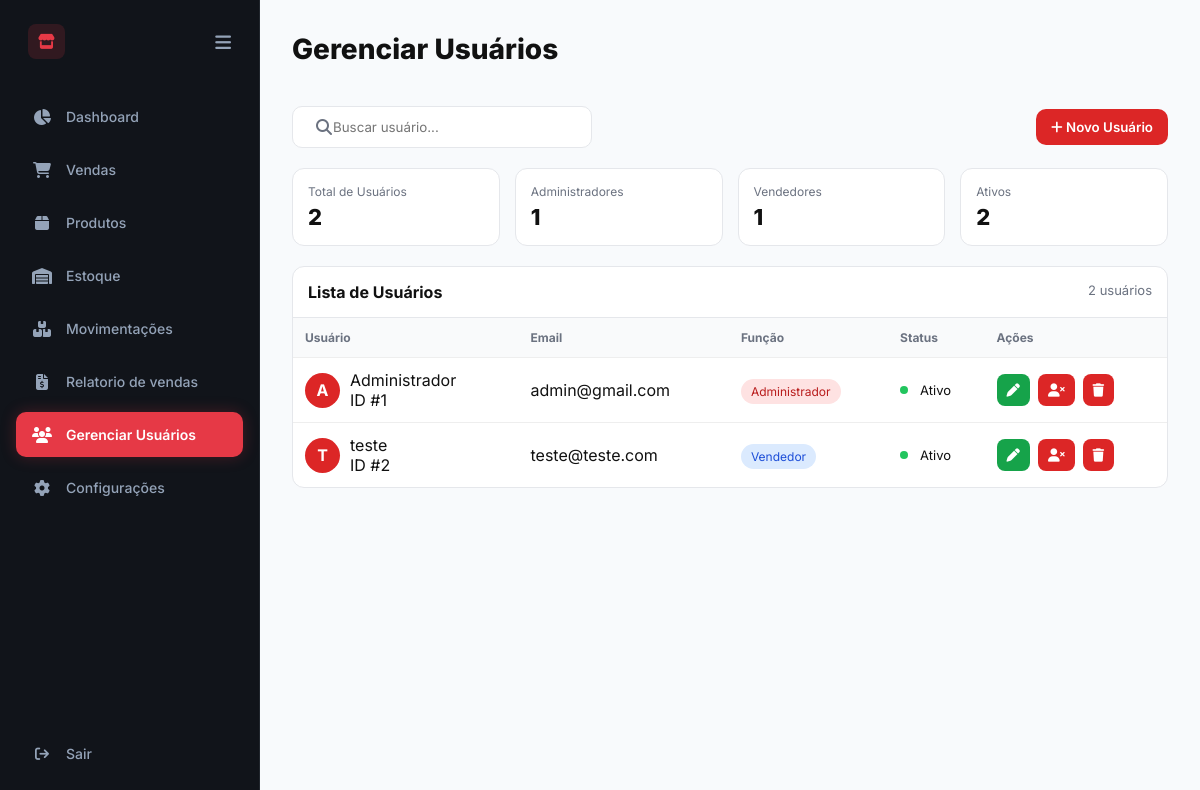
The app's page /usuarios/ (signed in), older data.
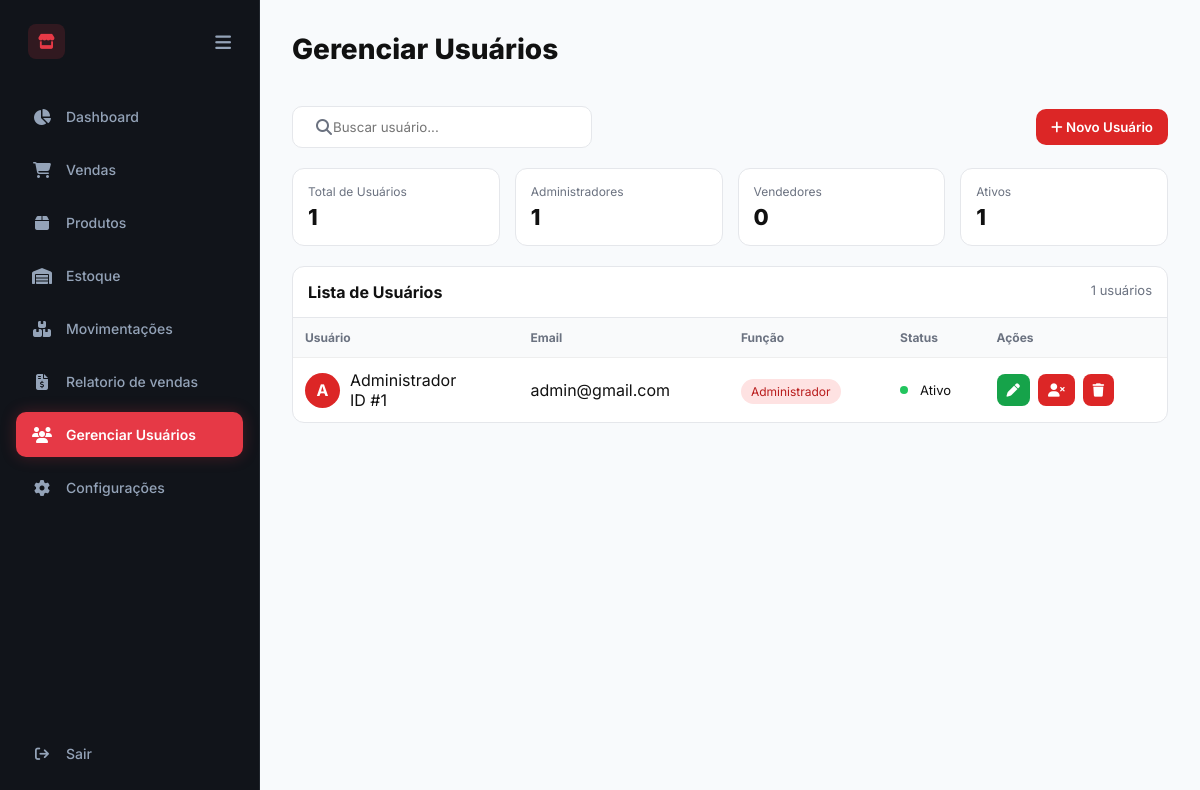
The same page, newer data.
### app/models/usuarios.py (models this page shows)
class Usuario(Base):
    __tablename__ = "usuarios"
    id = Column(Integer, primary_key=True, index=True)
    nome = Column(String, nullable=False)
    email = Column(String, unique=True, nullable=False)
    senha = Column(String, nullable=False)
    role = Column(String, default="vendedor")
    ativo = Column(Boolean, default=True)

### app/routes/usuarios.py (the view)
@router.get("/", response_class=HTMLResponse)
def pagina_usuarios(
    request: Request,
    db: Session = Depends(get_db),
    current_user=Depends(get_current_user)
):
    if current_user.role != "admin":
        return RedirectResponse(
            url="/dashboard?erro=acesso_negado",
            status_code=303
        )
    usuarios = db.query(Usuario).all()
    total_usuarios = len(usuarios)
    total_admins = len([
        u for u in usuarios
        if u.role == "admin"
    ])
    total_vendedores = len([
        u for u in usuarios
        if u.role == "vendedor"
    ])
    total_ativos = len([
        u for u in usuarios
        if u.ativo
    ])
    return templates.TemplateResponse(
        "usuarios.html",
        {
            "request": request,
            "usuarios": usuarios,
            "total_usuarios": total_usuarios,
            "total_admins": total_admins,
            "total_vendedores": total_vendedores,
            "total_ativos": total_ativos
        }
    )

### app/templates/usuarios.html (shortened to what the changed rows need)
<!DOCTYPE html>
<html lang="pt-BR">
<head>
<link rel="stylesheet" href="/static/css/usuarios.css">
<link rel="stylesheet" href="https://cdnjs.cloudflare.com/ajax/libs/font-awesome/6.4.0/css/all.min.css">
<link rel="stylesheet"
href="https://cdnjs.cloudflare.com/ajax/libs/font-awesome/6.4.0/css/all.min.css">
</head>
<body>
<main class="main-content">
<div class="container">
<div class="topbar">
<h1 class="title">Gerenciar Usuários</h1>
</div>
<div class="stats-grid">
<div class="stat-card">
<div class="stat-title">Total de Usuários</div>
<div class="stat-value">{{ usuarios|length }}</div>
</div>
<div class="stat-card">
<div class="stat-title">Vendedores</div>
<div class="stat-value">{{ total_vendedores }}</div>
</div>
<div class="stat-card">
<div class="stat-title">Ativos</div>
<div class="stat-value">{{ total_ativos }}</div>
</div>
</div>
<div class="table-card">
<div class="table-header">
<div class="table-title">Lista de Usuários</div>
<div class="table-badge">{{ usuarios|length }} usuários</div>
</div>
<table>
<thead>
<tr>
<th>Usuário</th>
<th>Email</th>
<th>Função</th>
<th>Status</th>
<th>Ações</th>
</tr>
</thead>
<tbody>
{% for usuario in usuarios %}
<tr>
<td>
<div class="user-info">
<div class="avatar">
{{ usuario.nome[:1].upper() }}
</div>
<div>
<div class="user-name">{{ usuario.nome }}</div>
<div class="user-id">ID #{{ usuario.id }}</div>
</div>
</div>
</td>
<td>{{ usuario.email }}</td>
<td>
{% if usuario.role == "admin" %}
<span class="role admin">Administrador</span>
{% else %}
<span class="role vendedor">Vendedor</span>
{% endif %}
</td>
<td>
{% if usuario.ativo %}
<span class="status"><span class="status-dot active-dot"></span>Ativo</span>
{% else %}
<span class="status"><span class="status-dot inactive-dot"></span>Inativo</span>
{% endif %}
</td>
<td>
<div class="actions">
<button class="action-btn btn-enable"
onclick="abrirModalEditar('{{ usuario.id }}','{{ usuario.nome }}','{{ usuario.email }}','{{ usuario.role }}')">
<i class="fa-solid fa-pen"></i>
</button>
{% if usuario.ativo %}
<form action="/usuarios/desativar/{{ usuario.id }}" method="POST">
<button type="submit" class="action-btn btn-disable">
<i class="fa-solid fa-user-xmark"></i>
</button>
</form>
{% else %}
<form action="/usuarios/ativar/{{ usuario.id }}" method="POST">
<button type="submit" class="action-btn btn-enable">
<i class="fa-solid fa-user-check"></i>
</button>
</form>
{% endif %}
<form action="/usuarios/excluir/{{ usuario.id }}"
method="POST"
onsubmit="abrirConfirmacao(event, this)">
<button type="submit" class="action-btn btn-disable">
<i class="fa-solid fa-trash"></i>
</button>
</form>
</div>
</td>
</tr>
{% endfor %}
</tbody>
</table>
</div>
</div>
</main>
</body>
</html>

Row changes from the older to the newer data that the page shows:
removed Usuario: nome "T", nome "teste", id "2", email "teste@teste.com", role "Vendedor", ativo True (drawn)
Text that changed along with them:
{{ usuarios|length }}: "2" → "1"
{{ total_vendedores }}: "1" → "0"
{{ total_ativos }}: "2" → "1"
